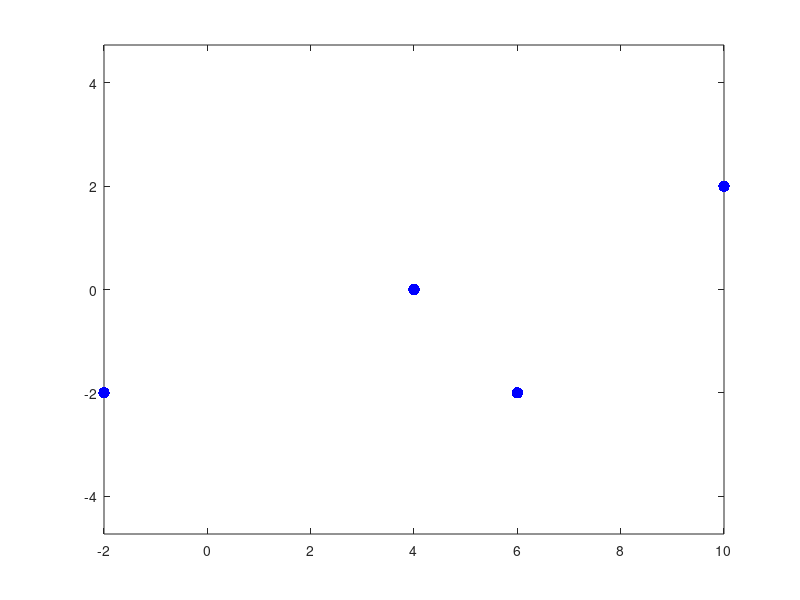

Recreate this plot in MATLAB. (Note: this script raises an error after producing the figure.)
%write the coordinates
px=[-2,4,6,10];
py=[-2,0,-2,2];
plot(px,py,'b.','MarkerSize',25)
axis equal; hold on;
t1=-1; t2=0; t3=2; t4=3;
syms a3 a2 a1 a0 b3 b2 b1 b0 t
%degree 3rd x and y equations
x(t)=a3*t^3+a2*t^2+a1*t+a0;
y(t)=b3*t^3+b2*t^2+b1*t+b0;
%evalute equation x(t)
ex=[x(t1)==px(1)
    x(t2)==px(2)
    x(t3)==px(3)
    x(t4)==px(4)
    ];
s=solve(ex,[a3 a2 a1 a0]);
hx=subs(x,[a3 a2 a1 a0],[s.a3 s.a2 s.a1 s.a0]);
%evalute equation y(t)
ey=[y(t1)==py(1)
    y(t2)==py(2)
    y(t3)==py(3)
    y(t4)==py(4)
    ];
s=solve(ey,[b3 b2 b1 b0]);
hy=subs(y,[b3 b2 b1 b0],[s.b3 s.b2 s.b1 s.b0]);
%draw the polynomial curve
fplot(hx,hy,[t1 t4])
%when t=2
dx=diff(hx,t);
dy=diff(hy,t);
%tangent vector at t3=2
quiver(hx(t3),hy(t3),dx(t3),dy(t3),'k')
%thanks for watching!!
%Like,Share & Subscribe!!
